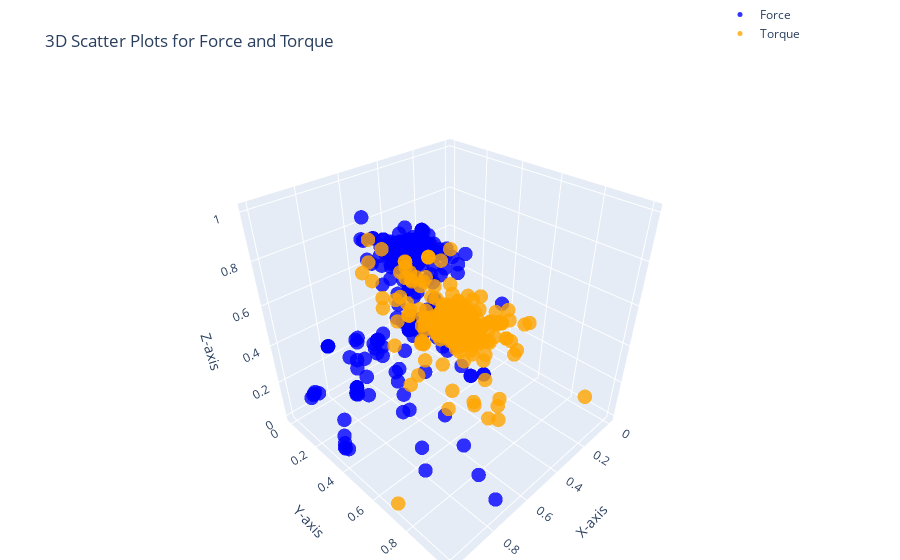

Write notebook code for a chart like this one.
### Code cell
import plotly.graph_objects as go

# 3D scatter plot for Force (Fx, Fy, Fz)
force_plot = go.Scatter3d(
    x=cleaned_df['Fx'],
    y=cleaned_df['Fy'],
    z=cleaned_df['Fz'],
    mode='markers',
    marker=dict(size=5, color='blue', opacity=0.8),
    name='Force'
)

# 3D scatter plot for Torque (Tx, Ty, Tz)
torque_plot = go.Scatter3d(
    x=cleaned_df['Tx'],
    y=cleaned_df['Ty'],
    z=cleaned_df['Tz'],
    mode='markers',
    marker=dict(size=5, color='orange', opacity=0.8),
    name='Torque'
)

# Create subplots
fig = go.Figure()

# Add Force plot
fig.add_trace(force_plot)
fig.add_trace(torque_plot)

# Layout settings
fig.update_layout(
    title='3D Scatter Plots for Force and Torque',
    scene=dict(
        xaxis_title='X-axis',
        yaxis_title='Y-axis',
        zaxis_title='Z-axis'
    ),
    legend=dict(x=0.8, y=1.2),
    margin=dict(l=0, r=0, b=0, t=40)
)

fig.show()

### Figure 1 — Plotly figure (JSON) as saved in the notebook; plotly's stock layout.template omitted (floating-point values rounded to 4 significant figures; data arrays with more than 128 entries replaced by an {"elided": "..."} marker saying what was removed)
{"data": [{"marker": {"color": "blue", "opacity": 0.8, "size": 5}, "mode": "markers", "name": "Force", "type": "scatter3d", "x": {"elided": "2460 float values"}, "y": {"elided": "2460 float values"}, "z": {"elided": "2460 float values"}}, {"marker": {"color": "orange", "opacity": 0.8, "size": 5}, "mode": "markers", "name": "Torque", "type": "scatter3d", "x": {"elided": "2460 float values"}, "y": {"elided": "2460 float values"}, "z": {"elided": "2460 float values"}}], "layout": {"legend": {"x": 0.8, "y": 1.2}, "margin": {"b": 0, "l": 0, "r": 0, "t": 40}, "scene": {"xaxis": {"title": {"text": "X-axis"}}, "yaxis": {"title": {"text": "Y-axis"}}, "zaxis": {"title": {"text": "Z-axis"}}}, "title": {"text": "3D Scatter Plots for Force and Torque"}}}
